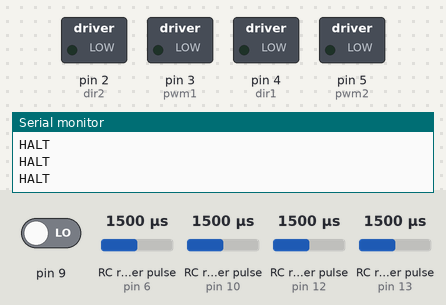
Bench run of a sketch on a simulated Arduino Uno, built with avr-gcc and run on an emulated ATmega328P. Shown: switched loads named in the sketch (green lamp = pin HIGH), the last lines printed to the serial monitor. Wiring (inferred from the names in the program): 4 × RC receiver channel: data pin 6 / data pin 10 / data pin 12 / data pin 13. Inputs (shaded band) come from the test bench; at power-on: RC receiver pulse (sensors on pin 12, pin 6, pin 10, pin 13) 1500 µs, pin 9 LOW.

Above: at 1.2 s.
1.3 s: RC receiver pulse (sensor on pin 12) set to 1525 µs
At 4.0 s:
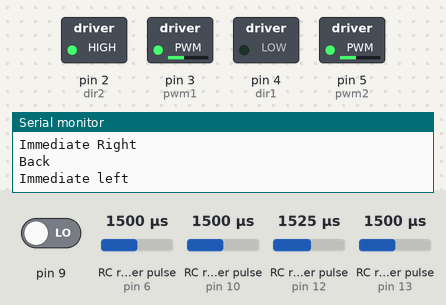
4.3 s: RC receiver pulse (sensor on pin 12) set to 1020 µs
At 5.0 s:
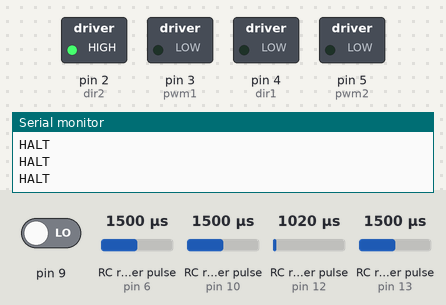
6.0 s: RC receiver pulse (sensor on pin 6) set to 1561 µs
7.5 s: RC receiver pulse (sensor on pin 6) set to 1576 µs
At 8.8 s:
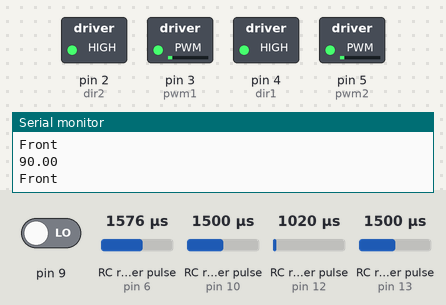
9.1 s: RC receiver pulse (sensor on pin 10) set to 1020 µs
At 9.7 s:
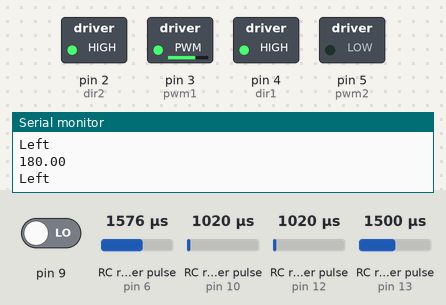
10.8 s: RC receiver pulse (sensor on pin 13) set to 1516 µs
At 11.4 s:
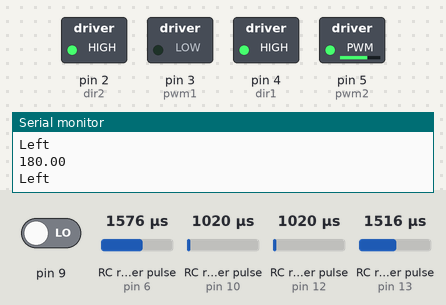
Timing chart, 0 to 13.4 s (numbered marks = the images above; inputs shaded):
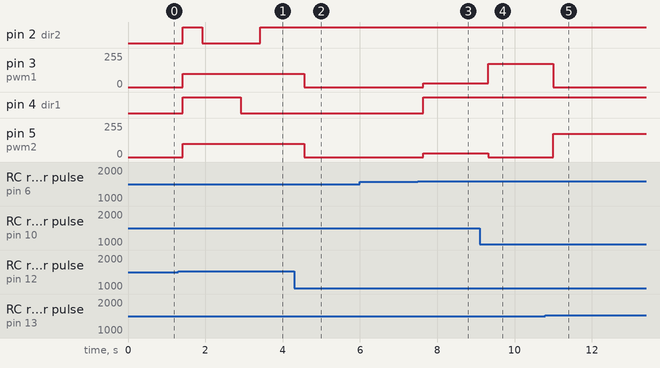

The sketch:

roborace_almost_final.ino
```cpp
#include <math.h>
int pwm1=3;
int dir1=4;
int pwm2=5;
int dir2=2;   //to motor driver
int flag=0;
#define CH1 10
#define CH2 6
#define CH4 9     //from FLY sky controler
#define CH6 13
#define CH5 12
int ch1value;
int ch2value;
int ch4value;
int ch5value;
int ch6value;    // var for calculation
double m, result;
bool T;
int readChannel(int channelInput, int minLimit, int maxLimit, int defaultValue) {
  int ch = pulseIn(channelInput, HIGH, 30000);
  if (ch < 100) return defaultValue;
  return map(ch, 1000, 2000, minLimit, maxLimit);                        // function to read the channel from FS            //????????????????????????????
}
bool readSwitch(byte channelInput, bool defaultValue){
  int intDefaultValue = (defaultValue)? 100: 0;
  int ch = readChannel(channelInput, 0, 100, intDefaultValue);
  return (ch > 50);
}


void setup() {               //void setup
  pinMode(pwm1,OUTPUT);
  pinMode(dir1,OUTPUT);
  pinMode(pwm2,OUTPUT);
  pinMode(dir2,OUTPUT);      //motor driver
  pinMode(CH1, INPUT);       //from FS ch1
  pinMode(CH2, INPUT);   //from FS ch2
  pinMode(CH6, INPUT);
  pinMode(CH5, INPUT);
  Serial.begin(115200);
}


void loop() {
ch1value = readChannel(CH1, -180, 180, 0);
//Serial.println(ch1value);
ch2value = readChannel(CH2, -180, 180, 0);
//Serial.println(ch2value);
ch4value = readChannel(CH4, -180, 180, 0);
//Serial.println(ch4value);
ch6value = readSwitch(CH6, false);
ch5value = readSwitch(CH5, false);
delay(50);

   if ((ch1value < 25 && ch1value > -25)&&(ch2value < 25 && ch2value > -25))            //condition for no motion/stop
  {
    analogWrite(pwm1,0);
    analogWrite(pwm2,0);
    Serial.println("HALT");
    T=false;
   }
else if(ch1value != 0){                   //??????????((ch1value > 25 && ch1value < -25)&&(ch2value > 25 && ch2value < -25))
    m=ch2value/ch1value;
    T=true;
    }
   else
   {
    T=true;
    }

if (T==true){
  if (ch1value>0){
    result = atan(m)*180/3.1415;
  }
  else if (ch1value<0){
     result = (atan(m)*180/3.1415)+180;
  }
  else if(ch1value==0){
    if (ch2value>0){
      result=90;
    }
    else if (ch2value<0){
      result=270;
    }
  }
Serial.println(result);
}

if (ch6value ){

 if ((ch1value < 25 && ch1value > -25)&&(ch2value < 25 && ch2value > -25))            //condition for no motion/stop
  {
    analogWrite(pwm1,0);
    analogWrite(pwm2,0);
    Serial.println("HALT");
  }
 else if(result==0){
    Serial.println("Right");

    digitalWrite(dir1,1);
    analogWrite(pwm1,ch1value);

    digitalWrite(dir2,1);
    analogWrite(pwm2,0);

  }
else if(171<result && result<190){
    Serial.println("Left");

    digitalWrite(dir1,1);
    analogWrite(pwm1,0);

    digitalWrite(dir2,1);
    analogWrite(pwm2,-ch1value);

 }
 else if(81<result && result<100){
    Serial.println("Front");

    digitalWrite(dir1,1);
    analogWrite(pwm1,ch2value);

    digitalWrite(dir2,1);
    analogWrite(pwm2,ch2value);
}
else if(261<result && result<270){
    Serial.println("Back");

    digitalWrite(dir1,0);
    analogWrite(pwm1,-ch2value);

    digitalWrite(dir2,0);
    analogWrite(pwm2,-ch2value);
}


if(ch4value>25||ch4value<-25)
{
 if ((ch4value < 25 && ch4value > -25))
  {
    analogWrite(pwm1,0);
    analogWrite(pwm2,0);
    T=false;
   }

else if (ch4value>25)
{
  Serial.println("Immediate Right");
  digitalWrite(dir1,0);
  analogWrite(pwm1,ch4value);
  digitalWrite(dir2,1);
  analogWrite(pwm2,ch4value);
}
else if (ch4value<-25)
{
  Serial.println("Immediate Left");
  digitalWrite(dir1,1);
  analogWrite(pwm1,-ch4value);
  digitalWrite(dir2,0);
  analogWrite(pwm2,-ch4value);
}
}
}

else                                                     //flip condt
{
  if ((ch1value < 25 && ch1value > -25)&&(ch2value < 25 && ch2value > -25))
  {
    analogWrite(pwm1,0);
    analogWrite(pwm2,0);
    Serial.println("HALT");
  }
 else if(result==0){
    Serial.println("Right");

    digitalWrite(dir1,1);
    analogWrite(pwm1,0);

    digitalWrite(dir2,1);
    analogWrite(pwm2,ch1value);

  }
else if(171<result && result<190){
    Serial.println("Left");

    digitalWrite(dir1,1);
    analogWrite(pwm1,-ch1value);

    digitalWrite(dir2,1);
    analogWrite(pwm2,0);

 }
 else if(81<result && result<100){
    Serial.println("Front");

    digitalWrite(dir1,1);
    analogWrite(pwm1,ch2value);

    digitalWrite(dir2,1);
    analogWrite(pwm2,ch2value);
}
else if(261<result && result<270){
    Serial.println("Back");

    digitalWrite(dir1,0);
    analogWrite(pwm1,-ch2value);

    digitalWrite(dir2,0);
    analogWrite(pwm2,-ch2value);
}


if(ch4value>25||ch4value<-25)
{
 if ((ch4value < 25 && ch4value > -25))
  {
    analogWrite(pwm1,0);
    analogWrite(pwm2,0);
    T=false;
   }

else if (ch4value>25)
{
  Serial.println("Immediate Right");
  digitalWrite(dir1,1);
  analogWrite(pwm1,ch4value);
  digitalWrite(dir2,0);
  analogWrite(pwm2,ch4value);
}
else if (ch4value<-25)
{
  Serial.println("Immediate Left");
  digitalWrite(dir1,0);
  analogWrite(pwm1,-ch4value);
  digitalWrite(dir2,1);
  analogWrite(pwm2,-ch4value);
}

}
}

/////////////////////////////////////////////////////#flex////////////////////////////////////////////////////


if(ch5value)

{


    Serial.println("Front");

    digitalWrite(dir1,1);
    analogWrite(pwm1,100);

    digitalWrite(dir2,1);
    analogWrite(pwm2,100);

  delay(500);

  Serial.println("Immediate Right");
  digitalWrite(dir1,1);
  analogWrite(pwm1,100);
  digitalWrite(dir2,0);
  analogWrite(pwm2,100);

  delay(1000);


    Serial.println("Back");

    digitalWrite(dir1,0);
    analogWrite(pwm1,100);

    digitalWrite(dir2,0);
    analogWrite(pwm2,100);

delay(500);

 Serial.println("Immediate left");
  digitalWrite(dir1,0);
  analogWrite(pwm1,100);
  digitalWrite(dir2,1);
  analogWrite(pwm2,100);


delay(1000);

}


}
```

Measured:
- the behaviour switches between 1508 and 1509 µs on RC receiver pulse (sensor on pin 12) (found by bisection; images 0 and 1)
- the behaviour switches between 1568 and 1569 µs on RC receiver pulse (sensor on pin 6) (found by bisection; images 2 and 3)
- the behaviour switches between 1508 and 1509 µs on RC receiver pulse (sensor on pin 13) (found by bisection; images 4 and 5)
- after the input at 1.3 s, pin 2 (dir2): LOW → HIGH after 0.12 s, → LOW 0.50 s later, → HIGH 1.5 s later; pin 3 (pwm1), pin 5 (pwm2): 0/255 → 100/255 after 0.12 s; pin 4 (dir1): LOW → HIGH after 0.12 s, → LOW 1.5 s later
- after the input at 4.3 s, pin 2 (dir2): stays HIGH (without the input it goes to LOW after 0.76 s); pin 3 (pwm1), pin 5 (pwm2): 100/255 → 0/255 after 0.26 s; pin 4 (dir1): stays LOW (without the input it goes to HIGH after 0.26 s)
- after the input at 7.5 s, pin 3 (pwm1), pin 5 (pwm2): 0/255 → 27/255 after 0.14 s; pin 4 (dir1): LOW → HIGH after 0.14 s
- after the input at 9.1 s, pin 3 (pwm1): 27/255 → 173/255 after 0.22 s; pin 5 (pwm2): 27/255 → 0/255 after 0.22 s
- after the input at 10.8 s, pin 3 (pwm1): 173/255 → 0/255 after 0.20 s; pin 5 (pwm2): 0/255 → 173/255 after 0.20 s
